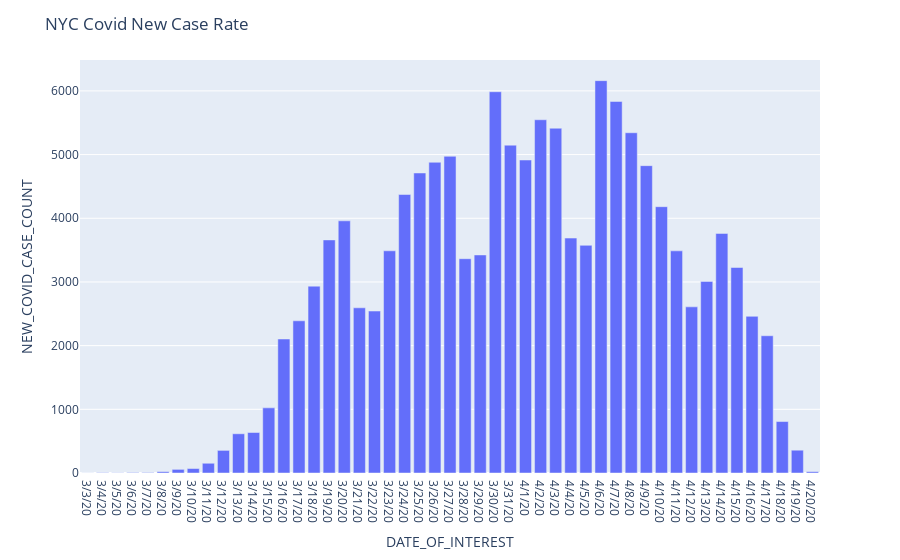

The notebook cell saved with this chart:
### Code cell
plot_rate(mod_chd,"DATE_OF_INTEREST","NEW_COVID_CASE_COUNT", "NYC Covid New Case Rate")

### Figure 1 — Plotly figure (JSON) as saved in the notebook; plotly's stock layout.template omitted (floating-point values rounded to 4 significant figures)
{"data": [{"alignmentgroup": "True", "hovertemplate": "DATE_OF_INTEREST=%{x}<br>NEW_COVID_CASE_COUNT=%{y}<extra></extra>", "legendgroup": "", "marker": {"color": "#636efa"}, "name": "", "offsetgroup": "", "orientation": "v", "showlegend": false, "textposition": "auto", "type": "bar", "x": ["3/3/20", "3/4/20", "3/5/20", "3/6/20", "3/7/20", "3/8/20", "3/9/20", "3/10/20", "3/11/20", "3/12/20", "3/13/20", "3/14/20", "3/15/20", "3/16/20", "3/17/20", "3/18/20", "3/19/20", "3/20/20", "3/21/20", "3/22/20", "3/23/20", "3/24/20", "3/25/20", "3/26/20", "3/27/20", "3/28/20", "3/29/20", "3/30/20", "3/31/20", "4/1/20", "4/2/20", "4/3/20", "4/4/20", "4/5/20", "4/6/20", "4/7/20", "4/8/20", "4/9/20", "4/10/20", "4/11/20", "4/12/20", "4/13/20", "4/14/20", "4/15/20", "4/16/20", "4/17/20", "4/18/20", "4/19/20", "4/20/20"], "xaxis": "x", "y": [1, 5, 3, 7, 7, 21, 57, 70, 153, 355, 616, 636, 1023, 2104, 2390, 2934, 3660, 3960, 2594, 2543, 3489, 4373, 4711, 4879, 4973, 3365, 3424, 5987, 5148, 4915, 5547, 5414, 3689, 3575, 6161, 5834, 5343, 4826, 4182, 3488, 2609, 3009, 3762, 3227, 2460, 2155, 808, 358, 21], "yaxis": "y"}], "layout": {"barmode": "relative", "legend": {"tracegroupgap": 0}, "margin": {"t": 60}, "title": {"text": "NYC Covid New Case Rate"}, "xaxis": {"anchor": "y", "domain": [0, 1], "title": {"text": "DATE_OF_INTEREST"}}, "yaxis": {"anchor": "x", "domain": [0, 1], "title": {"text": "NEW_COVID_CASE_COUNT"}}}}
